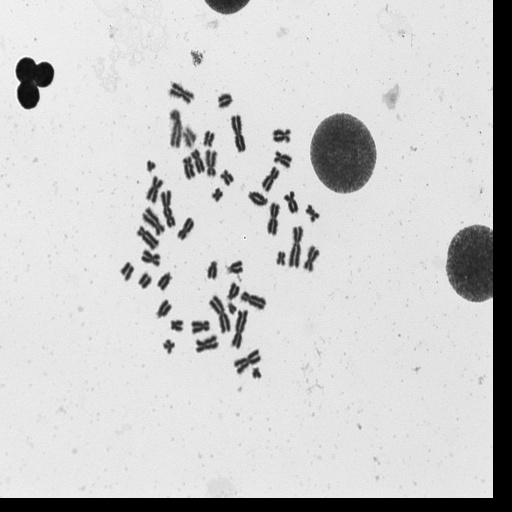
#> input picture data/augmented/images/2Gy-004_aug1.JPG, 512 x 512 px
$ python -i preprocess.py   (imports and definitions only)
#> lines starting #> are read from the running program, lines starting #| are printed output that depends on the picture; after the words box and inside, x2 and y2 are one past the last pixel; in counts of white or black regions, pixels touching at a corner belong together
#> further down, picture is the input picture: shape (512, 512, 3); min 0, max 255, mean 203.4
"""
preprocess.py — preprocesa imágenes citogenéticas raw antes del pipeline.

uso:
    python scripts/preprocess.py \
        --input_dir data/raw/unmarked \
        --output_dir data/processed \
        --target_size 512 \
        --seed 42
"""

import argparse
import logging
import random
import sys
from pathlib import Path

import cv2
import numpy as np
from PIL import Image
from tqdm import tqdm


# logging básico a fichero y consola
# [12 lines left out: function setup_logging, not called in this run]


def fix_seed(seed: int) -> None:
    random.seed(seed)
    np.random.seed(seed)


# [10 lines left out: function check_cuda, not called in this run]


SUPPORTED_EXTS = {".png", ".jpg", ".jpeg", ".tif", ".tiff", ".bmp"}


# [14 lines left out: functions load_image, to_grayscale, not called in this run]


def resize_image(img: np.ndarray, target_size: int) -> np.ndarray:
    # lanczos da mejor calidad que bilineal para downscaling
    return cv2.resize(img, (target_size, target_size), interpolation=cv2.INTER_LANCZOS4)


def remove_circular_artifacts(img: np.ndarray) -> np.ndarray:
    # detecta círculos con hough y los suaviza con apertura morfológica
    gray = img if len(img.shape) == 2 else cv2.cvtColor(img, cv2.COLOR_BGR2GRAY)
    blurred = cv2.GaussianBlur(gray, (9, 9), 2)
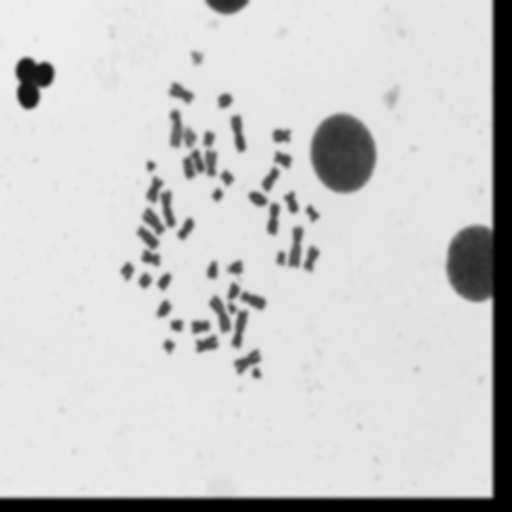
#> blurred: shape (512, 512); min 0, max 239, mean 203.4

    circles = cv2.HoughCircles(
        blurred,
        cv2.HOUGH_GRADIENT,
        dp=1.2,
        minDist=20,
        param1=50,
        param2=30,
        minRadius=5,
        maxRadius=50,
    )
#> circles = [[331.8, 154.2, 43.52], [354.6, 151.8, 44.72], [475.8, 252.6, 27.56], [35.4, 93, 18.44]]

    result = img.copy()
    if circles is not None:
        circles = np.uint16(np.around(circles))
#> circles = [[332, 154, 44], [355, 152, 45], [476, 253, 28], [35, 93, 18]]
        mask = np.zeros(gray.shape, dtype=np.uint8)
        for c in circles[0]:
            cv2.circle(mask, (c[0], c[1]), c[2], 255, -1)
#> this loop made 4 passes
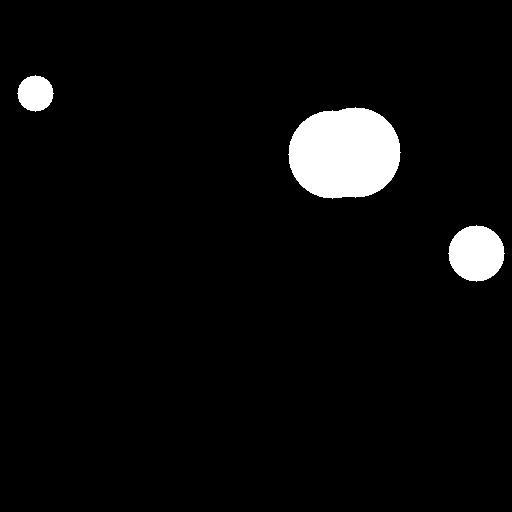
#> mask: shape (512, 512); 4.5% white; 3 white regions, box (x1, y1, x2, y2) and area: (288, 107, 401, 199) 8248, (448, 225, 505, 282) 2453, (17, 75, 54, 112) 1009
        kernel = cv2.getStructuringElement(cv2.MORPH_ELLIPSE, (5, 5))
#> kernel = [[0, 0, 1, 0, 0], [1, 1, 1, 1, 1], [1, 1, 1, 1, 1], [1, 1, 1, 1, 1], [0, 0, 1, 0, 0]]
        opened = cv2.morphologyEx(
            result if len(result.shape) == 2 else cv2.cvtColor(result, cv2.COLOR_BGR2GRAY),
            cv2.MORPH_OPEN, kernel
        )
        if len(result.shape) == 2:
            result[mask == 255] = opened[mask == 255]
        else:
            result[:, :, 0][mask == 255] = opened[mask == 255]
#> result: shape (512, 512, 3); 2.91% of pixels changed, all inside (x1, y1, x2, y2) = (17, 75, 496, 281)
        logging.debug(f"  círculos detectados: {circles.shape[1]}")

    # apertura global ligera para quitar ruido puntual
    kernel_global = cv2.getStructuringElement(cv2.MORPH_ELLIPSE, (3, 3))
#> kernel_global = [[0, 1, 0], [1, 1, 1], [0, 1, 0]]
    if len(result.shape) == 2:
        result = cv2.morphologyEx(result, cv2.MORPH_OPEN, kernel_global)
    return result


# [13 lines left out: function preprocess_image, not called in this run]


def save_image(img: np.ndarray, path: Path) -> None:
    path.parent.mkdir(parents=True, exist_ok=True)
    cv2.imwrite(str(path), img)


# [67 lines left out: functions parse_args, main, not called in this run]


# [2 lines not run here, left out]

>>> import cv2
>>> picture = cv2.imread('../data/augmented/images/2Gy-004_aug1.JPG')
>>> result = remove_circular_artifacts(picture)

$ run again, on data/augmented/images/2Gy-031_aug1.JPG
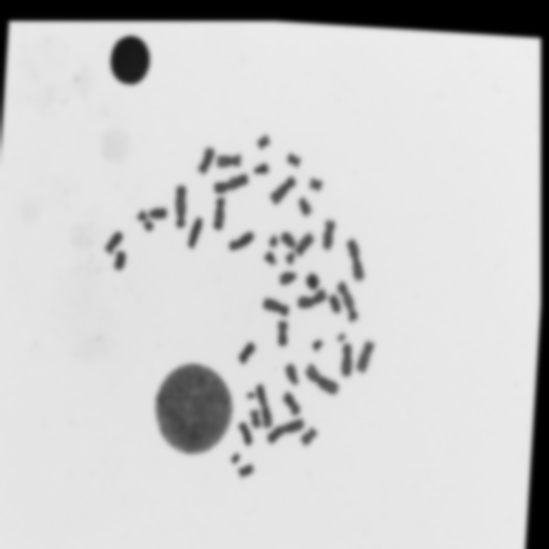
#> input picture data/augmented/images/2Gy-031_aug1.JPG, 549 x 549 px
#> picture is the input picture: shape (549, 549, 3); min 0, max 238, mean 205.5
#> in remove_circular_artifacts, `circles = cv2.HoughCircles( blurred, cv2.HOUGH_GRADIENT, dp=1.2, minDi..`: circles = [[192.6, 418.2, 34.28], [120.6, 59.4, 28.64], [141, 60.6, 30.56], [192.6, 395.4, 32.12]]
#> in remove_circular_artifacts, `circles = np.uint16(np.around(circles))`: circles = [[193, 418, 34], [121, 59, 29], [141, 61, 31], [193, 395, 32]]
#> the loop in remove_circular_artifacts, `for c in circles[0]:` made 4 passes
#> after the loop in remove_circular_artifacts, `for c in circles[0]:`:
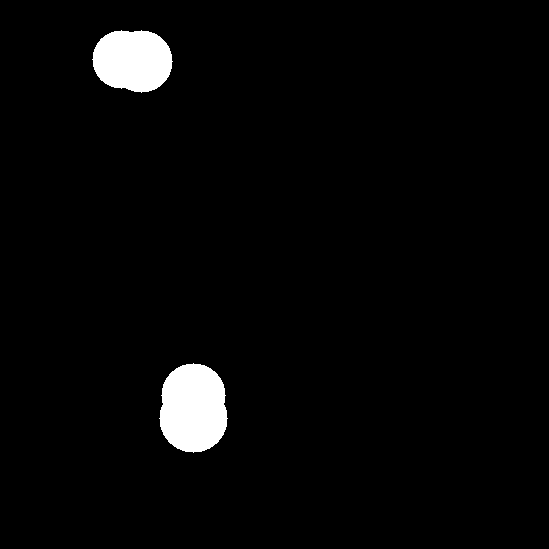
#> mask: shape (549, 549); 3% white; 2 white regions, box (x1, y1, x2, y2) and area: (159, 363, 228, 453) 4904, (92, 30, 173, 93) 3999
#> kernel = [[0, 0, 1, 0, 0], [1, 1, 1, 1, 1], [1, 1, 1, 1, 1], [1, 1, 1, 1, 1], [0, 0, 1, 0, 0]]
#> result: shape (549, 549, 3); 0.31% of pixels changed, all inside (x1, y1, x2, y2) = (94, 30, 225, 449)
#> kernel_global = [[0, 1, 0], [1, 1, 1], [0, 1, 0]]

$ run again, on data/augmented/images/2Gy-080_aug2.JPG
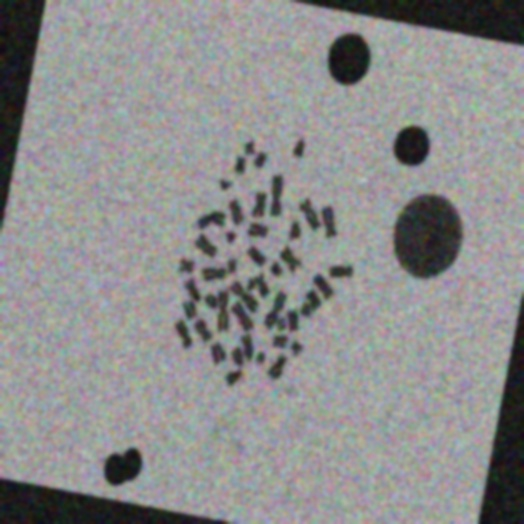
#> input picture data/augmented/images/2Gy-080_aug2.JPG, 524 x 524 px
#> picture is the input picture: shape (524, 524, 3); mean B, G, R 141.1, 141.2, 141.2
#> in remove_circular_artifacts, `circles = cv2.HoughCircles( blurred, cv2.HOUGH_GRADIENT, dp=1.2, minDi..`: circles = [[219, 323.4, 33.32], [437.4, 238.2, 45.44], [341.4, 58.2, 28.04], [412.2, 147, 18.8], [121.8, 462.6, 19.52], [256.2, 300.6, 17.36]]
#> in remove_circular_artifacts, `circles = np.uint16(np.around(circles))`: circles = [[219, 323, 33], [437, 238, 45], [341, 58, 28], [412, 147, 19], [122, 463, 20], [256, 301, 17]]
#> the loop in remove_circular_artifacts, `for c in circles[0]:` made 6 passes
#> after the loop in remove_circular_artifacts, `for c in circles[0]:`:
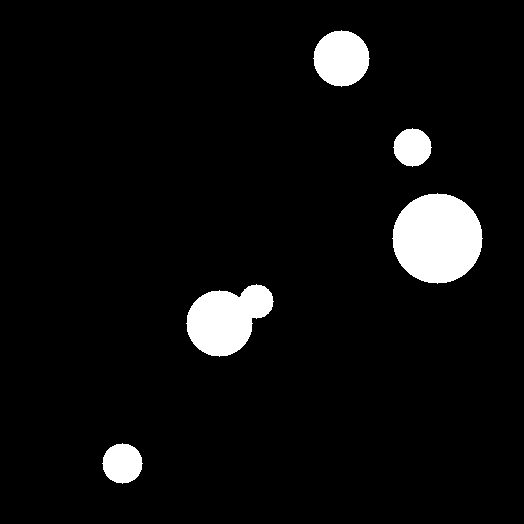
#> mask: shape (524, 524); 5.6% white; 5 white regions, box (x1, y1, x2, y2) and area: (392, 193, 483, 284) 6361, (186, 284, 274, 357) 4200, (313, 30, 370, 87) 2453, (102, 443, 143, 484) 1257, (393, 128, 432, 167) 1129
#> kernel = [[0, 0, 1, 0, 0], [1, 1, 1, 1, 1], [1, 1, 1, 1, 1], [1, 1, 1, 1, 1], [0, 0, 1, 0, 0]]
#> result: shape (524, 524, 3); 5.16% of pixels changed, all inside (x1, y1, x2, y2) = (102, 30, 483, 484)
#> kernel_global = [[0, 1, 0], [1, 1, 1], [0, 1, 0]]

$ run again, on data/augmented/images/2Gy-108_aug1.JPG
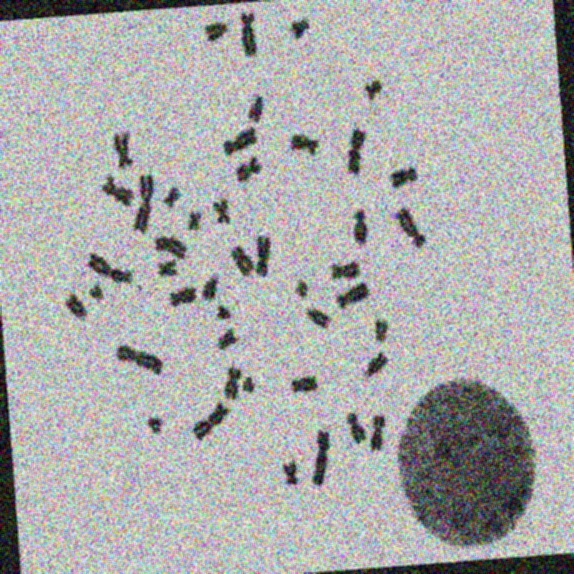
#> input picture data/augmented/images/2Gy-108_aug1.JPG, 574 x 574 px
#> picture is the input picture: shape (574, 574, 3); mean B, G, R 171.5, 171.8, 171.6
#> in remove_circular_artifacts, `circles = cv2.HoughCircles( blurred, cv2.HOUGH_GRADIENT, dp=1.2, minDi..`: circles = 28 rows, first 8: [453, 492.6, 44], [487.8, 468.6, 46.64], [463.8, 459, 41.36], [451.8, 420.6, 37.4], [479.4, 419.4, 41.36], [487.8, 519, 22.88], [437.4, 436.2, 25.52], [501, 498.6, 25.4]
#> in remove_circular_artifacts, `circles = np.uint16(np.around(circles))`: circles = 28 rows, first 8: [453, 493, 44], [488, 469, 47], [464, 459, 41], [452, 421, 37], [479, 419, 41], [488, 519, 23], [437, 436, 26], [501, 499, 25]
#> the loop in remove_circular_artifacts, `for c in circles[0]:` made 28 passes
#> after the loop in remove_circular_artifacts, `for c in circles[0]:`:
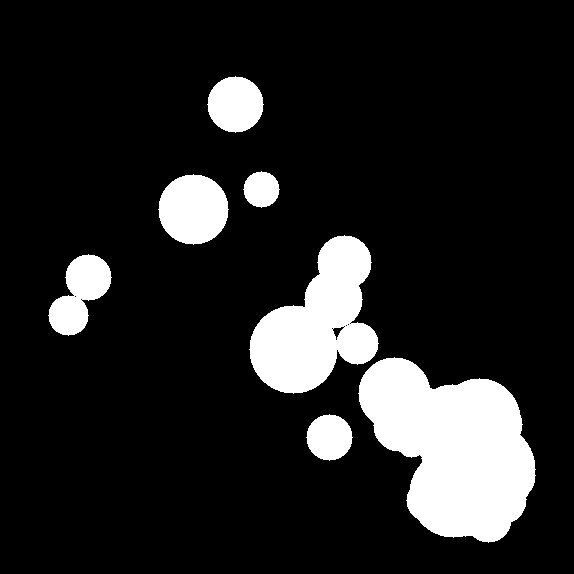
#> mask: shape (574, 574); 13.6% white; 7 white regions, largest, box (x1, y1, x2, y2) and area: (358, 357, 536, 543) 21168, (249, 235, 379, 394) 11676, (158, 174, 229, 245) 3853
#> kernel = [[0, 0, 1, 0, 0], [1, 1, 1, 1, 1], [1, 1, 1, 1, 1], [1, 1, 1, 1, 1], [0, 0, 1, 0, 0]]
#> in remove_circular_artifacts, `result[:, :, 0][mask == 255] = opened[mask == 255]`:
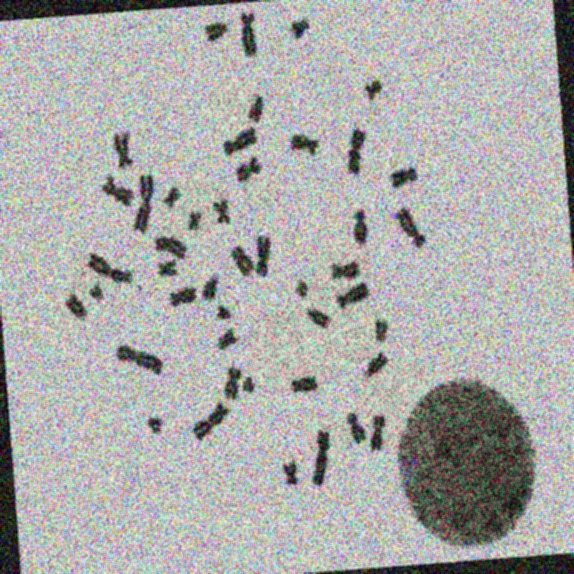
#> result: shape (574, 574, 3); 13.22% of pixels changed, all inside (x1, y1, x2, y2) = (48, 76, 536, 543)
#> kernel_global = [[0, 1, 0], [1, 1, 1], [0, 1, 0]]
